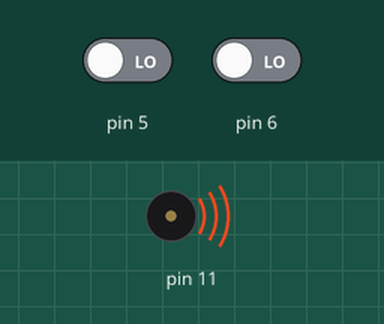
Recording of a sketch running on a simulated Arduino Uno, built with avr-gcc and run on an emulated ATmega328P. Parts: buzzer (waves = sounding). The inputs (shaded band) are chosen by the test bench; at power-on: pin 5 LOW, pin 6 LOW. What the sketch prints to the serial monitor is not drawn.

Above: at 2.8 s.
2.9 s: pin 5 driven HIGH
5.5 s: pin 6 driven HIGH
8.5 s: pin 5 driven LOW
Timing chart, 0 to 11.5 s (numbered marks = the images above; inputs shaded):
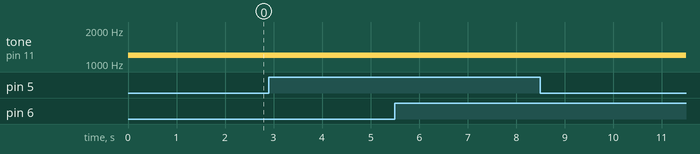

Measured:
- after the input at 2.9 s, every drawn part: stays the same
- after the input at 5.5 s, every drawn part: stays the same
- after the input at 8.5 s, every drawn part: stays the same

The sketch:

Clik.ino
```cpp
void setup() {
 Serial.begin(9600);
 pinMode(5,INPUT);
 pinMode(6,INPUT);
}

void loop() {
  tone(11,1200);
  int a=digitalRead(5);
  int b=digitalRead(6);
  if(a==HIGH)
   Serial.print(" 5 HI ");
  else
   Serial.print(" 5 LOW ");
  if(b==HIGH)
   Serial.print(" 6 HI ");
  else
   Serial.print(" 6 LOW ");
  Serial.println();
  delay(1000);

}
```
